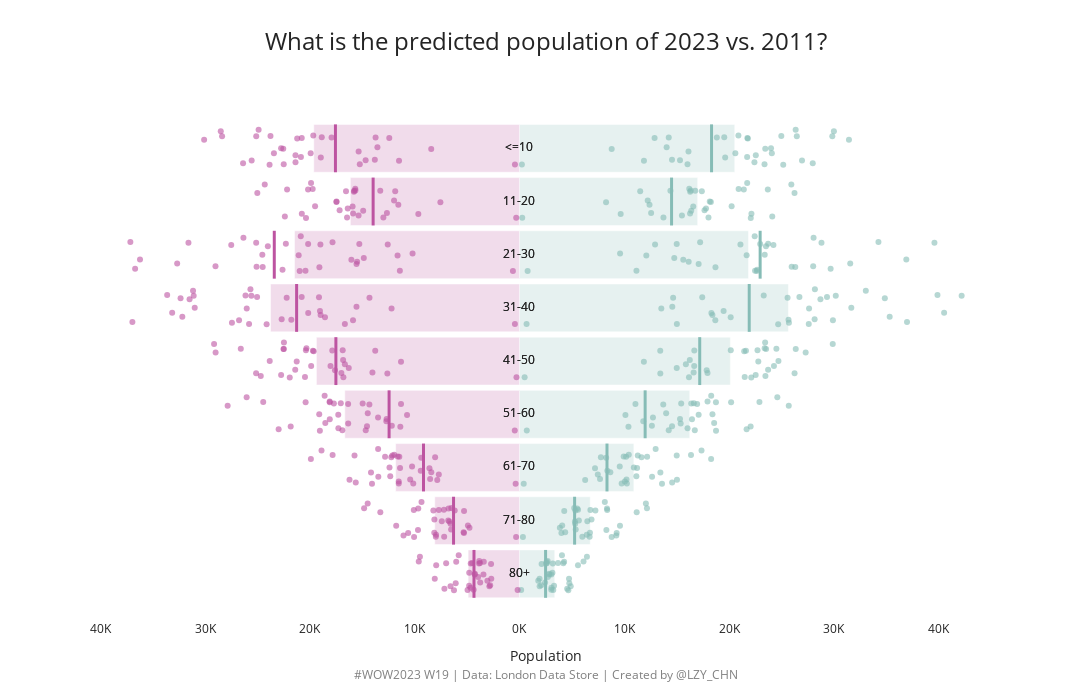

This figure's notebook cell:
### Code cell
# Another try with plotly
import plotly.graph_objects as go

fig = go.Figure()

colors = {'Males': '#86BCB6',
          'Females': '#BD54A1'}
width=0.9

for gender in genders:    
    # Add some jitter to the age level
    offset = 0.8
    unique_districts = data_selected[f'{gender}'].reset_index()['district'].unique()
    jitter = pd.DataFrame({'district': unique_districts,
                           'jitter': np.random.default_rng(123).uniform(
                               offset*(-width/2), offset*(width/2), len(unique_districts))})
    
    df = data_selected[f'{gender}'].reset_index().merge(jitter, on='district')
    age_level = df['age_level'].unique()
    age_pos = pd.DataFrame({'age_level': age_level,
                            'age_pos': np.arange(0, len(age_level))})
    df = df.merge(age_pos, on='age_level')
    
    # Hover templates
    py_idx = np.where(df.columns==primary_year)[0][0]
    sy_idx = np.where(df.columns==secondary_year)[0][0]
    df['pop_diff_pct'] = (df[primary_year] - df[secondary_year]) / df[secondary_year]
    df['icon'] = np.where(df['pop_diff_pct']>0, '▲', '▼')
    hovertemplate = (
    '<b>Population Estimates</b>'
    '<br><br><span style="color:gray">Age</span>: %{customdata[0]}'
    '<br><span style="color:gray">District</span>: %{customdata[1]}'
    f'<br><span style="color:gray">Gender</span>: {gender}'
    f'<br><span style="color:gray">{primary_year}</span>: %{{customdata[{py_idx}]:,.0f}}'
    f'<br><span style="color:gray">{secondary_year}</span>: %{{customdata[{sy_idx}]:,.0f}}'
    '<br><br>%{customdata[46]} %{customdata[45]:.1%}<extra></extra>'
    )
    
    # Add bar chart
    ys = np.arange(0, len(data_selected[f'{gender}_avg'].index))
    xs = data_selected[f'{gender}_avg'][primary_year]
    if gender == 'Females':
        xs = -xs
    bar_py_idx = np.where(data_selected[f'{gender}_avg'].columns==primary_year)[0][0]
    bar_sy_idx = np.where(data_selected[f'{gender}_avg'].columns==secondary_year)[0][0]
    fig.add_bar(x=xs, y=ys, orientation='h', name=gender, offset=-width/2,
                marker_color=colors[gender], marker_opacity=0.2,
                width=width, 
                customdata=data_selected[f'{gender}_avg'],
                hovertemplate=(f'<b>Average {gender}<b><br><br>'
                               f'<span style="color:gray">{primary_year}</span>: %{{customdata[{bar_py_idx}]:,.0f}}<br>'
                               f'<span style="color:gray">{secondary_year}</span>: %{{customdata[{bar_sy_idx}]:,.0f}}<extra></extra>'
                              )
               )
    
    # Add text in the center of the bar
    fig.add_scatter(x=[0]*len(ys), y=ys, text=data_selected[f'{gender}_avg'].index, mode='text',
                    hoverinfo='skip')
    
    # Add scatter chart
    xs = df[primary_year]
    ys = df['age_pos'] + df['jitter']
    if gender == 'Females':
        xs = -xs
    fig.add_scatter(x=xs, y=ys, mode='markers', name=f'{gender} per district',
                    marker_color=colors[gender], marker_opacity=0.6,
                    customdata=df,
                    hovertemplate=hovertemplate)

    # Add average population for the secondary year
    for ypos in np.arange(0, len(data_selected[f'{gender}_avg'].index)):
        xpos = data_selected[f'{gender}_avg'][secondary_year][ypos]
        if gender == 'Females':
            xpos = -xpos
        fig.add_shape(type='line', xref='x', yref='y',
                      x0=xpos, y0=ypos-width/2,
                      x1=xpos, y1=ypos+width/2,
                      line_color=colors[gender], 
                      line_width=3, opacity=1)  
    
    
fig.update_layout(template='simple_white', width=1100, height=700,
                  hoverlabel_bgcolor="white", showlegend=False,
                  title = dict(text='What is the predicted population of 2023 vs. 2011?',
                               xanchor='center', xref='paper', x=0.5, font_size=24)
                  )
fig.update_yaxes(range=[-0.7,9], autorange='reversed', visible=False,
                 ticktext=list(data_selected[f'{gender}_avg'].index), 
                 tickvals=np.arange(0, len(data_selected[f'{gender}_avg'].index)))
fig.update_xaxes(showline=False, ticks='', title='Population',
                 ticktext=[f'{abs(n)}K' for n in range(-40, 41, 10)],
                 tickvals=list(range(-40000, 40001, 10000)))
fig.add_annotation(x=0.5, y=-0.125,
            text="#WOW2023 W19 | Data: London Data Store | Created by @LZY_CHN",
            showarrow=False, font_color='gray',
            xref='paper', yref='paper')
fig.show()

### Figure 1 — Plotly figure (JSON) as saved in the notebook; plotly's stock layout.template omitted (floating-point values rounded to 4 significant figures; data arrays with more than 128 entries replaced by an {"elided": "..."} marker saying what was removed)
{"data": [{"customdata": {"elided": "9x41 float values"}, "hovertemplate": "<b>Average Males<b><br><br><span style=\"color:gray\">2023</span>: %{customdata[13]:,.0f}<br><span style=\"color:gray\">2011</span>: %{customdata[1]:,.0f}<extra></extra>", "marker": {"color": "#86BCB6", "opacity": 0.2}, "name": "Males", "offset": -0.45, "orientation": "h", "type": "bar", "width": 0.9, "x": [20550.0, 17010.0, 21860.0, 25670.0, 20130.0, 16250.0, 10920.0, 6755.0, 3368.0], "y": [0, 1, 2, 3, 4, 5, 6, 7, 8]}, {"hoverinfo": "skip", "mode": "text", "text": ["<=10", "11-20", "21-30", "31-40", "41-50", "51-60", "61-70", "71-80", "80+"], "type": "scatter", "x": [0, 0, 0, 0, 0, 0, 0, 0, 0], "y": [0, 1, 2, 3, 4, 5, 6, 7, 8]}, {"customdata": {"elided": "297x47 mixed values"}, "hovertemplate": "<b>Population Estimates</b><br><br><span style=\"color:gray\">Age</span>: %{customdata[0]}<br><span style=\"color:gray\">District</span>: %{customdata[1]}<br><span style=\"color:gray\">Gender</span>: Males<br><span style=\"color:gray\">2023</span>: %{customdata[15]:,.0f}<br><span style=\"color:gray\">2011</span>: %{customdata[3]:,.0f}<br><br>%{customdata[46]} %{customdata[45]:.1%}<extra></extra>", "marker": {"color": "#86BCB6", "opacity": 0.6}, "mode": "markers", "name": "Males per district", "type": "scatter", "x": {"elided": "297 float values"}, "y": {"elided": "297 float values"}}, {"customdata": {"elided": "9x41 float values"}, "hovertemplate": "<b>Average Females<b><br><br><span style=\"color:gray\">2023</span>: %{customdata[13]:,.0f}<br><span style=\"color:gray\">2011</span>: %{customdata[1]:,.0f}<extra></extra>", "marker": {"color": "#BD54A1", "opacity": 0.2}, "name": "Females", "offset": -0.45, "orientation": "h", "type": "bar", "width": 0.9, "x": [-19630.0, -16140.0, -21470.0, -23760.0, -19380.0, -16670.0, -11820.0, -8085.0, -4899.0], "y": [0, 1, 2, 3, 4, 5, 6, 7, 8]}, {"hoverinfo": "skip", "mode": "text", "text": ["<=10", "11-20", "21-30", "31-40", "41-50", "51-60", "61-70", "71-80", "80+"], "type": "scatter", "x": [0, 0, 0, 0, 0, 0, 0, 0, 0], "y": [0, 1, 2, 3, 4, 5, 6, 7, 8]}, {"customdata": {"elided": "297x47 mixed values"}, "hovertemplate": "<b>Population Estimates</b><br><br><span style=\"color:gray\">Age</span>: %{customdata[0]}<br><span style=\"color:gray\">District</span>: %{customdata[1]}<br><span style=\"color:gray\">Gender</span>: Females<br><span style=\"color:gray\">2023</span>: %{customdata[15]:,.0f}<br><span style=\"color:gray\">2011</span>: %{customdata[3]:,.0f}<br><br>%{customdata[46]} %{customdata[45]:.1%}<extra></extra>", "marker": {"color": "#BD54A1", "opacity": 0.6}, "mode": "markers", "name": "Females per district", "type": "scatter", "x": {"elided": "297 float values"}, "y": {"elided": "297 float values"}}], "layout": {"annotations": [{"font": {"color": "gray"}, "showarrow": false, "text": "#WOW2023 W19 | Data: London Data Store | Created by @LZY_CHN", "x": 0.5, "xref": "paper", "y": -0.125, "yref": "paper"}], "height": 700, "hoverlabel": {"bgcolor": "white"}, "shapes": [{"line": {"color": "#86BCB6", "width": 3}, "opacity": 1, "type": "line", "x0": 18330.0, "x1": 18330.0, "xref": "x", "y0": -0.45, "y1": 0.45, "yref": "y"}, {"line": {"color": "#86BCB6", "width": 3}, "opacity": 1, "type": "line", "x0": 14520.0, "x1": 14520.0, "xref": "x", "y0": 0.55, "y1": 1.45, "yref": "y"}, {"line": {"color": "#86BCB6", "width": 3}, "opacity": 1, "type": "line", "x0": 22970.0, "x1": 22970.0, "xref": "x", "y0": 1.55, "y1": 2.45, "yref": "y"}, {"line": {"color": "#86BCB6", "width": 3}, "opacity": 1, "type": "line", "x0": 21930.0, "x1": 21930.0, "xref": "x", "y0": 2.55, "y1": 3.45, "yref": "y"}, {"line": {"color": "#86BCB6", "width": 3}, "opacity": 1, "type": "line", "x0": 17200.0, "x1": 17200.0, "xref": "x", "y0": 3.55, "y1": 4.45, "yref": "y"}, {"line": {"color": "#86BCB6", "width": 3}, "opacity": 1, "type": "line", "x0": 11990.0, "x1": 11990.0, "xref": "x", "y0": 4.55, "y1": 5.45, "yref": "y"}, {"line": {"color": "#86BCB6", "width": 3}, "opacity": 1, "type": "line", "x0": 8353.0, "x1": 8353.0, "xref": "x", "y0": 5.55, "y1": 6.45, "yref": "y"}, {"line": {"color": "#86BCB6", "width": 3}, "opacity": 1, "type": "line", "x0": 5262.0, "x1": 5262.0, "xref": "x", "y0": 6.55, "y1": 7.45, "yref": "y"}, {"line": {"color": "#86BCB6", "width": 3}, "opacity": 1, "type": "line", "x0": 2493.0, "x1": 2493.0, "xref": "x", "y0": 7.55, "y1": 8.45, "yref": "y"}, {"line": {"color": "#BD54A1", "width": 3}, "opacity": 1, "type": "line", "x0": -17560.0, "x1": -17560.0, "xref": "x", "y0": -0.45, "y1": 0.45, "yref": "y"}, {"line": {"color": "#BD54A1", "width": 3}, "opacity": 1, "type": "line", "x0": -13970.0, "x1": -13970.0, "xref": "x", "y0": 0.55, "y1": 1.45, "yref": "y"}, {"line": {"color": "#BD54A1", "width": 3}, "opacity": 1, "type": "line", "x0": -23400.0, "x1": -23400.0, "xref": "x", "y0": 1.55, "y1": 2.45, "yref": "y"}, {"line": {"color": "#BD54A1", "width": 3}, "opacity": 1, "type": "line", "x0": -21270.0, "x1": -21270.0, "xref": "x", "y0": 2.55, "y1": 3.45, "yref": "y"}, {"line": {"color": "#BD54A1", "width": 3}, "opacity": 1, "type": "line", "x0": -17520.0, "x1": -17520.0, "xref": "x", "y0": 3.55, "y1": 4.45, "yref": "y"}, {"line": {"color": "#BD54A1", "width": 3}, "opacity": 1, "type": "line", "x0": -12440.0, "x1": -12440.0, "xref": "x", "y0": 4.55, "y1": 5.45, "yref": "y"}, {"line": {"color": "#BD54A1", "width": 3}, "opacity": 1, "type": "line", "x0": -9158.0, "x1": -9158.0, "xref": "x", "y0": 5.55, "y1": 6.45, "yref": "y"}, {"line": {"color": "#BD54A1", "width": 3}, "opacity": 1, "type": "line", "x0": -6293.0, "x1": -6293.0, "xref": "x", "y0": 6.55, "y1": 7.45, "yref": "y"}, {"line": {"color": "#BD54A1", "width": 3}, "opacity": 1, "type": "line", "x0": -4341.0, "x1": -4341.0, "xref": "x", "y0": 7.55, "y1": 8.45, "yref": "y"}], "showlegend": false, "title": {"font": {"size": 24}, "text": "What is the predicted population of 2023 vs. 2011?", "x": 0.5, "xanchor": "center", "xref": "paper"}, "width": 1100, "xaxis": {"autorange": true, "range": [-41940.0, 47000.0], "showline": false, "ticks": "", "ticktext": ["40K", "30K", "20K", "10K", "0K", "10K", "20K", "30K", "40K"], "tickvals": [-40000, -30000, -20000, -10000, 0, 10000, 20000, 30000, 40000], "title": {"text": "Population"}, "type": "linear"}, "yaxis": {"autorange": true, "range": [8.867, -0.9086], "ticktext": ["<=10", "11-20", "21-30", "31-40", "41-50", "51-60", "61-70", "71-80", "80+"], "tickvals": [0, 1, 2, 3, 4, 5, 6, 7, 8], "type": "linear", "visible": false}}}
